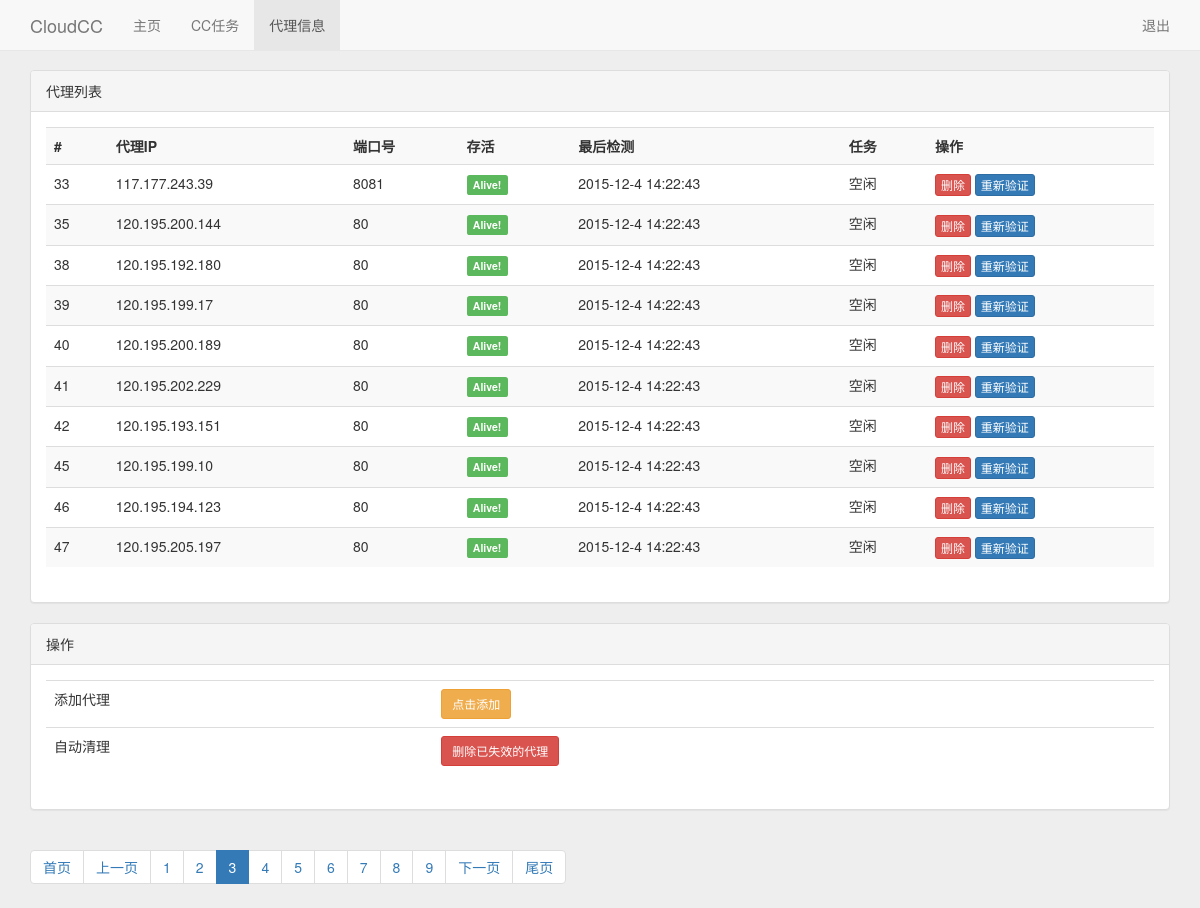
The app's page /proxy.php?p=3 (signed in) with its own data.
### tables this page shows
CREATE TABLE IF NOT EXISTS `pre_proxy` (
  `id` int(11) NOT NULL AUTO_INCREMENT,
  `ip` text NOT NULL,
  `port` int(11) NOT NULL,
  `status` int(11) NOT NULL,
  `checked` text NOT NULL,
  `taskid` int(11) NOT NULL DEFAULT '0',
  `taskname` text,
  `checktoken` bigint(20) NOT NULL DEFAULT '0',
  PRIMARY KEY (`id`)
);

### proxy.php (the view, shortened to what this page needs)
<?php
require("page.php");
?>
<!DOCTYPE html>
<html lang="en">
  <head>
    <link href="css/bootstrap.min.css" rel="stylesheet">
  </head>
	<nav class="navbar navbar-default navbar-fixed-top" role="navigation">
	  <div class="container">
		  <div class="navbar-header">
		    <a class="navbar-brand" href="index.php">CloudCC</a>
		  </div>
		  <div class="collapse navbar-collapse" id="bs-example-navbar-collapse-1">
		    <ul class="nav navbar-nav">
		      <li><a href="index.php">主页</a></li>
		      <li><a href="task.php">CC任务</a></li>
		      <li class="active"><a href="proxy.php">代理信息</a></li>
		    </ul>
		    <ul class="nav navbar-nav navbar-right">
		      <li><a href="logout.php">退出</a></li>
		    </ul>
		  </div>
	  </div>
	</nav>
  <body style="background-color: #eee; padding-top: 70px;">
    <div class="container">
		<div class="panel panel-default">
		<div class="panel-heading">代理列表</div>
		<div class="panel-body">
				<table class="table table-striped">
					<tr>
						<th>#</th>
						<th>代理IP</th>
						<th>端口号</th>
						<th>存活</th>
						<th>最后检测</th>
						<th>任务</th>
						<th>操作</th>
					</tr>
					<?php
					$i=0;
					$pdohandler=Get_DB_Handler();
					$sql = "SELECT * FROM `".DB_PRE."proxy` LIMIT ".(10*($_GET['p']-1)).",10";
					$paramshandler=$pdohandler->prepare($sql);
					$paramshandler->execute();
					$result=$paramshandler->fetchALL(PDO::FETCH_ASSOC);
					$sql = "SELECT COUNT(*) AS a FROM `".DB_PRE."proxy`";
					$paramshandler=$pdohandler->prepare($sql);
					$paramshandler->execute();
					$result2=$paramshandler->fetchALL(PDO::FETCH_ASSOC);
					while($i<count($result))
					{
						?>
					<tr>
						<td><?php echo($result[$i]['id']);?></td>
						<td><?php echo(htmlspecialchars($result[$i]['ip']));?></td>
						<td><?php echo($result[$i]['port']);?></td>
						<td>
							<?php
								switch($result[$i]['status'])
								{
									case 0:
										echo('<span class="label label-success">Alive!</span>');
										break;
								}
							?>
						</td>
						<td><?php echo(htmlspecialchars($result[$i]['checked']));?></td>
						<td>
							<?php
								if($result[$i]['taskid']!=0)
								{
									echo("#".$result[$i]['taskid'].":".$result[$i]['taskname']);
								}
								else echo("空闲");
							?>
						</td>
						<td>
							<button type="button" class="btn btn-danger btn-xs" onclick="deletethis(<?php echo($result[$i]['id']);?>);">删除</button>
							<a href="checkproxysingle.php?id=<?php echo($result[$i]['id']);?>&p=<?php echo($_GET['p']);?>"><button type="button" class="btn btn-primary btn-xs">重新验证</button></a>
						</td>
					</tr>
						<?php
						$i++;
					}
					?>
				</table>
		</div>
		</div>
		<div class="panel panel-default">
		<div class="panel-heading">操作</div>
		<div class="panel-body">
    				<table class="table table-hover">
    					<tr>
    						<td>添加代理</td>
    						<td><a href="newproxy.php"><button type="button" class="btn btn-warning btn-sm">点击添加</button></a></td>
    					</tr>
    					<tr>
    						<td>自动清理</td>
    						<td><a href="#" onclick="deleteall();"><button type="button" class="btn btn-danger btn-sm">删除已失效的代理</button></a></td>
    					</tr>
    				</table>
		</div>
		</div>
		<ul class="pagination">
		<?php
			$param = array('totalRows'=>$result2[0]['a'],'pageSize'=>'10','currentPage'=>@$_GET['p'],'baseUrl'=>'proxy.php','className'=>'active');
			$page = new Page($param);
			echo($page->pagination());
		?>
		</ul>
    </div>
  </body>
</html>

### records on screen
pre_proxy: id "33", ip "117.177.243.39", port "8081", status "Alive!", checked "2015-12-4 14:22:43", taskid "空闲"
pre_proxy: id "35", ip "120.195.200.144", port "80", status "Alive!", checked "2015-12-4 14:22:43", taskid "空闲"
pre_proxy: id "38", ip "120.195.192.180", port "80", status "Alive!", checked "2015-12-4 14:22:43", taskid "空闲"
pre_proxy: id "39", ip "120.195.199.17", port "80", status "Alive!", checked "2015-12-4 14:22:43", taskid "空闲"
pre_proxy: id "40", ip "120.195.200.189", port "80", status "Alive!", checked "2015-12-4 14:22:43", taskid "空闲"
pre_proxy: id "41", ip "120.195.202.229", port "80", status "Alive!", checked "2015-12-4 14:22:43", taskid "空闲"
pre_proxy: id "42", ip "120.195.193.151", port "80", status "Alive!", checked "2015-12-4 14:22:43", taskid "空闲"
pre_proxy: id "45", ip "120.195.199.10", port "80", status "Alive!", checked "2015-12-4 14:22:43", taskid "空闲"
pre_proxy: id "46", ip "120.195.194.123", port "80", status "Alive!", checked "2015-12-4 14:22:43", taskid "空闲"
pre_proxy: id "47", ip "120.195.205.197", port "80", status "Alive!", checked "2015-12-4 14:22:43", taskid "空闲"

### other values on screen
$this->currentPage - $i "1"
$this->currentPage - $i "2"
$this->currentPage "3"
$this->currentPage + $j "4"
$this->currentPage + $j "5"
$this->currentPage + $j "6"
$this->currentPage + $j "7"
$this->currentPage + $j "8"
$this->currentPage + $j "9"
